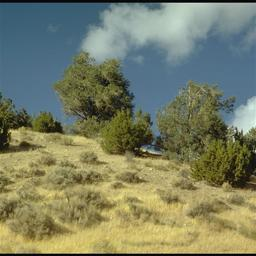
%> input picture Assignment1/src/Image1/25.jpg, 256 x 256 px
$ octave Problem1img1c.m   (GNU Octave 9; MATLAB toolbox functions it lacks are replaced by stand-ins)
%> lines starting %> are read from the running program, lines starting %| are printed output that depends on the picture
I = imread('25.jpg');
%> I is the input picture: size 256x256x3 uint8; mean R, G, B 122.8, 127.9, 101.2
I=double(I);
%> I: size 256x256x3 double
Ir=I(:,:,1);
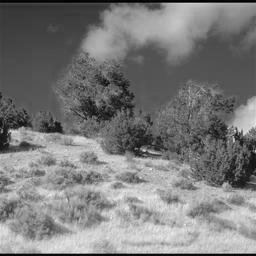
%> Ir: size 256x256 double; min 0, max 239, mean 122.8

Ib=I(:,:,2);
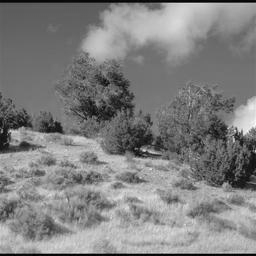
%> Ib: size 256x256 double; min 0, max 255, mean 127.9
Ig=I(:,:,3);
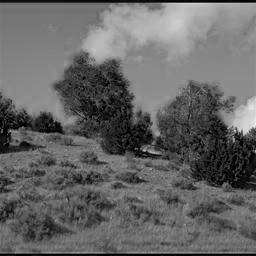
%> Ig: size 256x256 double; min 0, max 247, mean 101.2
[Vr,Dr]=eig(Ir);
[Dr,w]=sort(diag(Dr),'descend');
%> w = 256 values, max 256 at index 255, min 1 at index 1, mean 128.5
Dr=diag(Dr);
Vr=Vr(:,w);
[Vb,Db]=eig(Ib);
[Db,w]=sort(diag(Db),'descend');
%> w = 256 values, max 256 at index 256, min 1 at index 1, mean 128.5
Db=diag(Db);
Vb=Vb(:,w);
[Vg,Dg]=eig(Ig);
[Dg,w]=sort(diag(Dg),'descend');
Dg=diag(Dg);
Vg=Vg(:,w);
%imshow(uint8(I));
error=zeros(256,1);
for k=1:255
    [Vr,Dr]=eig(Ir);
	[Dr,w]=sort(diag(Dr),'descend');
	Dr=diag(Dr);
	Vr=Vr(:,w);
	[Vb,Db]=eig(Ib);
	[Db,w]=sort(diag(Db),'descend');
	Db=diag(Db);
	Vb=Vb(:,w);
	[Vg,Dg]=eig(Ig);
	[Dg,w]=sort(diag(Dg),'descend');
	Dg=diag(Dg);
	Vg=Vg(:,w);
    for s=1:k
        d=randi([1 256-s],1,1);
        Vr(:,d)=[];
        Dr(:,d)=[];
        Dr(d,:)=[];
        %Vr(:,d)=[];
        Vb(:,d)=[];
        Db(:,d)=[];
        Db(d,:)=[];
        %Vb(:,d)=[];
        Vg(:,d)=[];
        Dg(d,:)=[];
        Dg(:,d)=[];
        %Vg(:,d)=[];
    end
    Imr=Vr(:,:)*Dr(:,:)*pinv(Vr(:,:));
    Imb=Vb(:,:)*Db(:,:)*pinv(Vb(:,:));
    Img=Vg(:,:)*Dg(:,:)*pinv(Vg(:,:));
    Im=zeros(256,256,3);
    Im(:,:,1)=Imr;
    Im(:,:,2)=Imb;
    Im(:,:,3)=Img;
%> (the run ends here)
